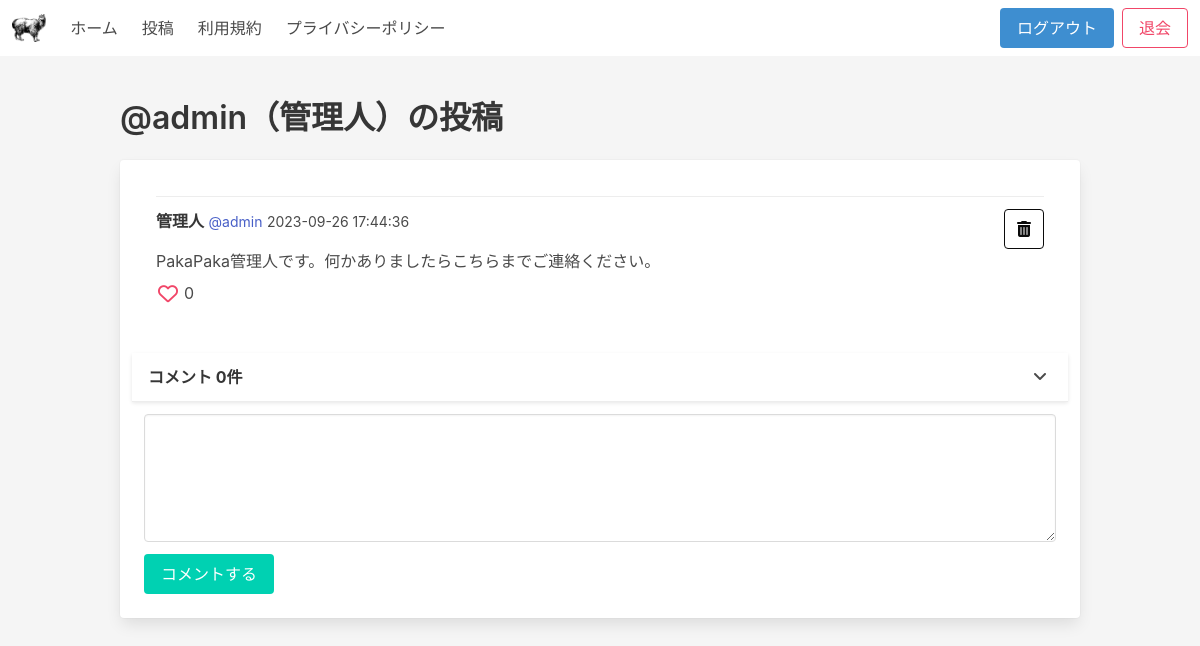
The page /user/admin (signed in) on the database as committed earlier.
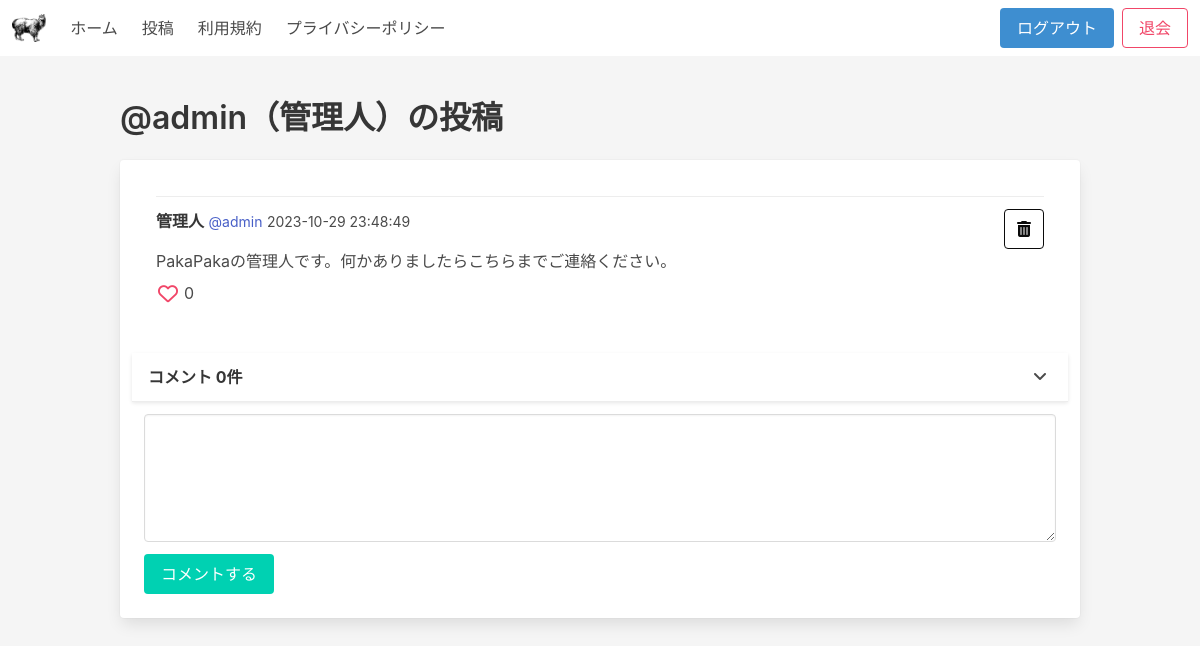
The same page on the database as committed later.
### app/models.py (models this page shows)
class Post(db.Model):
    id = db.Column(db.Integer, primary_key=True)
    text = db.Column(db.Text, nullable=False)
    author = db.Column(
        db.Integer, db.ForeignKey("user.id", ondelete="CASCADE"), nullable=False
    )
    posted_on = db.Column(db.DateTime(timezone=True), default=func.now())
    comments = db.relationship("Comment", cascade="all, delete", backref="post")
    likes = db.relationship("Like", cascade="all, delete", backref="post")

class User(db.Model, UserMixin):
    id = db.Column(db.Integer, primary_key=True)
    email = db.Column(db.String(50), unique=True, nullable=False)
    username = db.Column(db.String(20), unique=True, nullable=False)
    name = db.Column(db.String(50), nullable=False)
    password = db.Column(db.String(), nullable=False)
    signedup_on = db.Column(db.DateTime(timezone=True), default=func.now())
    role = db.Column(db.String(10), nullable=False, default="user")
    posts = db.relationship("Post", cascade="all, delete", backref="user")
    comments = db.relationship("Comment", cascade="all, delete", backref="user")
    likes = db.relationship("Like", cascade="all, delete", backref="user")

### app/views.py (the view)
@views.route("/user/<username>")
@login_required
def posts(username):
    form = CommentForm()
    user = User.query.filter_by(username=username).first()
    if not user:
        flash(message="該当するユーザーは存在しません")
        return redirect(url_for("views.home"))
    posts = user.posts
    return render_template(
        "posts.html",
        form=form,
        user=current_user,
        posts=posts,
        username=username,
        name=user.name,
        delta=delta,
    )

### app/views.py
class CommentForm(FlaskForm):
    textarea = TextAreaField(validators=[DataRequired()])
    submit = SubmitField(label="コメントする")

### app/templates/posts.html
{% extends "home.html" %} {% block title %} {{ name }} - PakaPaka {% endblock %}
{% block heading %} @{{ username }}（{{ name }}）の投稿 {% endblock %}

### app/templates/home.html (shortened to what this page needs)
{% extends "base.html" %} {% block title %} ホーム - PakaPaka {% endblock %} {%
block content %} {% for post in posts %}
<div class="card block p-3">
  <article class="media card-content">
    <div class="media-content">
      <article class="media">
        <div class="media-content">
          <div class="content">
            <p>
              <strong>{{ post.user.name }}</strong>
              <small
                ><a
                  href="{{ url_for('views.posts', username = post.user.username) }}"
                  >{{ "@" + post.user.username }}</a
                ></small
              >
              <small> {{ post.posted_on + delta }}</small>
            </p>
            <p>{{ post.text }}</p>
          </div>
          <span class="icon-text" title="いいね">
            <span class="icon has-text-danger">
              {% if user.id in post.likes | map(attribute="author") | list %}
              <i
                class="fa-solid fa-heart fa-lg"
                id="like-button-{{ post.id }}"
              ></i>
              {% else %}
              <i
                class="fa-regular fa-heart fa-lg"
                id="like-button-{{ post.id }}"
              ></i>
              {% endif %}
            </span>
            <span id="number-of-likes-{{ post.id }}"
              >{{ post.likes | length }}</span
            >
          </span>
        </div>
        <div class="media-right">
          {% if user.id == post.author %}
          <a href="{{ url_for('views.delete_post', post_id=post.id)}}">
            <button class="button is-black is-outlined" title="削除">
              <span class="icon">
                <i class="fa-solid fa-trash-can"></i>
              </span>
            </button>
          </a>
          {% endif %}
        </div>
      </article>
    </div>
  </article>
  <header class="card-header is-clickable">
    <p class="card-header-title">
      コメント&nbsp;{{ post.comments | length }}件
    </p>
    <button class="card-header-icon">
      <span class="icon">
        <i class="fa-solid fa-angle-down" aria-hidden="true"></i>
      </span>
    </button>
  </header>
  <footer class="card-footer">
    <article class="media card-footer-item">
      <div class="media-content">
        <form
          action="{{ url_for('views.post_comment', post_id=post.id) }}"
          method="post"
        >
          <div class="field">
            <div class="control">{{ form.textarea(class="textarea")}}</div>
          </div>
          <div class="field">
            <div class="control">
              {{ form.submit(class="button is-primary") }}
            </div>
          </div>
        </form>
      </div>
    </article>
  </footer>
</div>
{% endfor %} {% endblock %}

Rows that differ between the two databases and show on the page:
changed Post "管理人": post.posted_on+delta "2023-09-26 17:44:36" → "2023-10-29 23:48:49"; text "PakaPaka管理人です。何かありましたらこちらまでご連絡ください。" → "PakaPakaの管理人です。何かありましたらこちらまでご連絡ください。"
